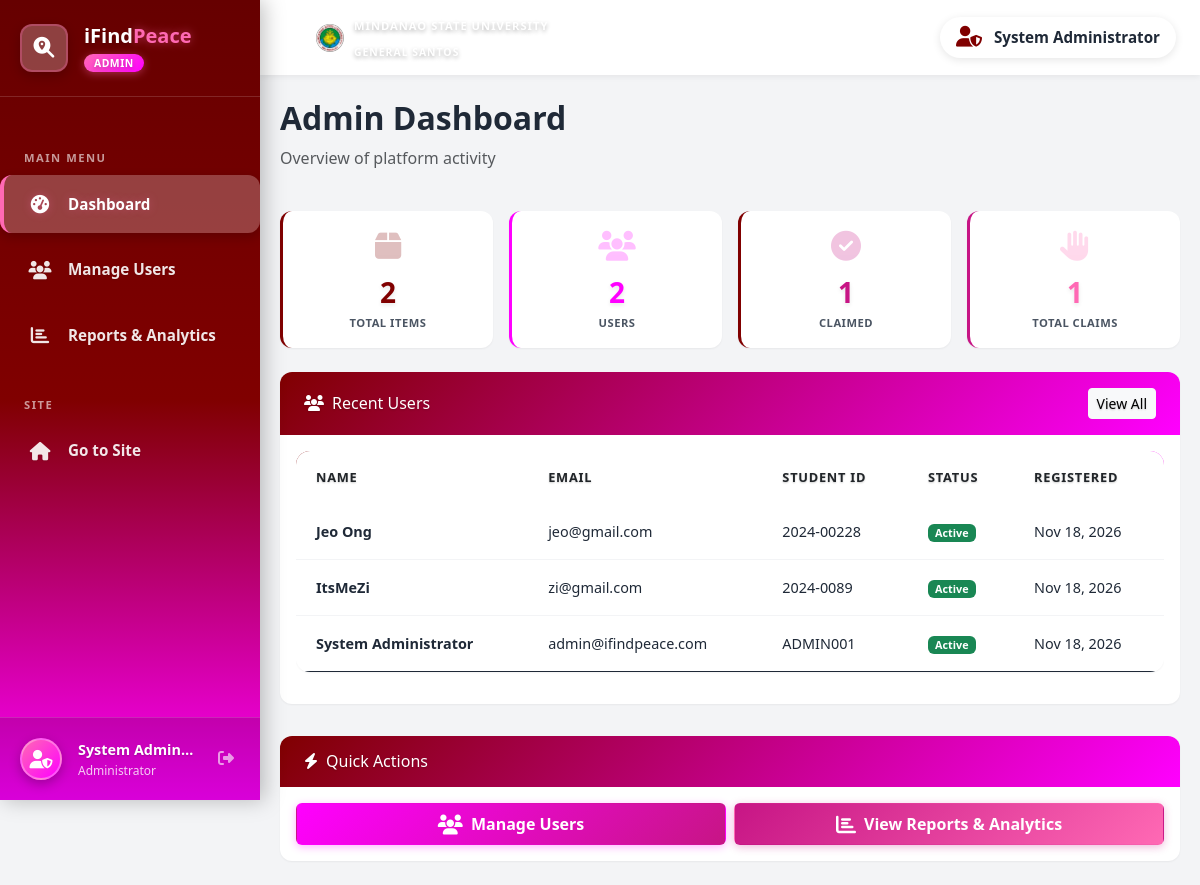
Page /admin/dashboard.php (signed in) on the committed database.
### tables this page shows
CREATE TABLE `users` (
  `user_id` int(11) NOT NULL,
  `student_id` varchar(20) NOT NULL,
  `full_name` varchar(100) NOT NULL,
  `email` varchar(100) NOT NULL,
  `password` varchar(255) NOT NULL,
  `phone` varchar(20) DEFAULT NULL,
  `course` varchar(100) DEFAULT NULL,
  `year_level` varchar(20) DEFAULT NULL,
  `user_type` enum('user','admin') DEFAULT 'user',
  `profile_picture` varchar(255) DEFAULT NULL,
  `honesty_pledge_signed` tinyint(1) DEFAULT 0,
  `pledge_signed_date` datetime DEFAULT NULL,
  `created_at` timestamp NOT NULL DEFAULT current_timestamp(),
  `updated_at` timestamp NOT NULL DEFAULT current_timestamp() ON UPDATE current_timestamp(),
  `status` enum('active','inactive','suspended') DEFAULT 'active'
);

### admin/dashboard.php (the view, shortened to what this page needs)
<?php
$conn = getDBConnection();
$stats_query = "SELECT
                (SELECT COUNT(*) FROM items) as total_items,
                (SELECT COUNT(*) FROM users WHERE user_type = 'user') as user_count,
                (SELECT COUNT(*) FROM items WHERE status = 'claimed') as claimed_count,
                (SELECT COUNT(*) FROM claims) as total_claims";
$stats = $conn->query($stats_query)->fetch_assoc();
$recent_users_query = "SELECT * FROM users ORDER BY created_at DESC LIMIT 5";
$recent_users = $conn->query($recent_users_query);
?>
<!DOCTYPE html>
<html lang="en">
<head>
    <link href="https://cdn.jsdelivr.net/npm/bootstrap@5.3.0/dist/css/bootstrap.min.css" rel="stylesheet">
    <link href="https://cdnjs.cloudflare.com/ajax/libs/font-awesome/6.4.0/css/all.min.css" rel="stylesheet">
    <link href="../assets/css/style.css" rel="stylesheet">
    <link href="../assets/css/sidebar.css" rel="stylesheet">
</head>
<body class="sidebar-layout">
    <?php include 'includes/sidebar.php'; ?>
    <div class="main-content">
        <div class="topbar">
            <div class="topbar-left">
                <div class="msu-nav-text ms-3 d-none d-lg-flex align-items-center">
                    <img src="../assets/images/msu-logo.jpg" alt="MSU Logo" class="msu-logo-icon me-2">
                    <div>
                        <small class="text-white" style="font-size: 0.7rem; letter-spacing: 1px; font-weight: 700; text-shadow: 0 2px 4px rgba(0,0,0,0.3);">MINDANAO STATE UNIVERSITY</small>
                        <br>
                        <small class="text-white" style="font-size: 0.65rem; letter-spacing: 1px; font-weight: 600; text-shadow: 0 2px 4px rgba(0,0,0,0.3);">GENERAL SANTOS</small>
                    </div>
                </div>
            </div>
            <div class="topbar-right">
                <div class="topbar-user">
                    <i class="fas fa-user-shield"></i>
                    <?php echo htmlspecialchars($_SESSION['full_name']); ?>
                </div>
            </div>
        </div>
        <div class="page-content">
        <div class="row mb-4">
            <div class="col-12">
                <h2 class="fw-bold">Admin Dashboard</h2>
                <p class="text-muted">Overview of platform activity</p>
            </div>
        </div>
        <div class="row g-3 mb-4">
            <div class="col-md-3">
                <div class="stat-card text-center">
                    <div class="stat-icon mb-1">
                        <i class="fas fa-box fa-lg" style="color: #800000;"></i>
                    </div>
                    <div class="stat-number" style="color: #800000;"><?php echo $stats['total_items']; ?></div>
                    <div class="stat-label">Total Items</div>
                </div>
            </div>
            <div class="col-md-3">
                <div class="stat-card success text-center">
                    <div class="stat-icon mb-1">
                        <i class="fas fa-users fa-lg" style="color: #ff00ff;"></i>
                    </div>
                    <div class="stat-number" style="color: #ff00ff;"><?php echo $stats['user_count']; ?></div>
                    <div class="stat-label">Users</div>
                </div>
            </div>
            <div class="col-md-3">
                <div class="stat-card text-center">
                    <div class="stat-icon mb-1">
                        <i class="fas fa-check-circle fa-lg" style="color: #c71585;"></i>
                    </div>
                    <div class="stat-number" style="color: #c71585;"><?php echo $stats['claimed_count']; ?></div>
                    <div class="stat-label">Claimed</div>
                </div>
            </div>
            <div class="col-md-3">
                <div class="stat-card warning text-center">
                    <div class="stat-icon mb-1">
                        <i class="fas fa-hand-paper fa-lg" style="color: #ff69b4;"></i>
                    </div>
                    <div class="stat-number" style="color: #ff69b4;"><?php echo $stats['total_claims']; ?></div>
                    <div class="stat-label">Total Claims</div>
                </div>
            </div>
        </div>
        <div class="row">
            <div class="col-12 mb-3">
                <div class="card">
                    <div class="card-header d-flex justify-content-between align-items-center">
                        <h6 class="mb-0"><i class="fas fa-users me-2"></i>Recent Users</h6>
                        <a href="users.php" class="btn btn-sm btn-light">View All</a>
                    </div>
                    <div class="card-body">
                        <?php if ($recent_users->num_rows > 0): ?>
                            <div class="table-responsive">
                                <table class="table">
                                    <thead>
                                        <tr>
                                            <th>Name</th>
                                            <th>Email</th>
                                            <th>Student ID</th>
                                            <th>Status</th>
                                            <th>Registered</th>
                                        </tr>
                                    </thead>
                                    <tbody>
                                        <?php while ($user = $recent_users->fetch_assoc()): ?>
                                            <tr>
                                                <td>
                                                    <strong><?php echo htmlspecialchars($user['full_name']); ?></strong>
                                                </td>
                                                <td><?php echo htmlspecialchars($user['email']); ?></td>
                                                <td><?php echo htmlspecialchars($user['student_id']); ?></td>
                                                <td>
                                                    <span class="badge bg-<?php echo $user['status'] == 'active' ? 'success' : 'danger'; ?>">
                                                        <?php echo ucfirst($user['status']); ?>
                                                    </span>
                                                </td>
                                                <td><?php echo date('M d, Y', strtotime($user['created_at'])); ?></td>
                                            </tr>
                                        <?php endwhile; ?>
                                    </tbody>
                                </table>
                            </div>
                        <?php else: ?>
                            <p class="text-muted text-center mb-0">No users yet</p>
                        <?php endif; ?>
                    </div>
                </div>
            </div>
        </div>
        <div class="row mt-3">
            <div class="col-12">
                <div class="card">
                    <div class="card-header">
                        <h6 class="mb-0"><i class="fas fa-bolt me-2"></i>Quick Actions</h6>
                    </div>
                    <div class="card-body">
                        <div class="row g-2">
                            <div class="col-md-6">
                                <a href="users.php" class="btn w-100 py-2" style="background: linear-gradient(135deg, #ff00ff 0%, #c71585 100%); color: white; font-weight: 700; padding: 0.625rem 1.25rem; box-shadow: 0 2px 8px rgba(255,0,255,0.3);">
                                    <i class="fas fa-users fa-lg me-1"></i>
                                    Manage Users
                                </a>
                            </div>
                            <div class="col-md-6">
                                <a href="reports.php" class="btn w-100 py-2" style="background: linear-gradient(135deg, #c71585 0%, #ff69b4 100%); color: white; font-weight: 700; padding: 0.625rem 1.25rem; box-shadow: 0 2px 8px rgba(199,21,133,0.3);">
                                    <i class="fas fa-chart-bar fa-lg me-1"></i>
                                    View Reports & Analytics
                                </a>
                            </div>
                        </div>
                    </div>
                </div>
            </div>
        </div>
        </div>
    </div>
</body>
</html>

### assets/css/style.css (style rules this page uses)
:root { --primary-color: #800000; --primary-dark: #600000; --secondary-color: #ff00ff; --accent-color: #c71585; --danger-color: #ef4444; --dark-color: #1f2937; --light-color: #f9fafb; --gradient-primary: linear-gradient(135deg, #800000 0%, #ff00ff 100%); --gradient-secondary: linear-gradient(135deg, #ff00ff 0%, #c71585 100%); --shadow-sm: 0 1px 2px 0 rgba(0, 0, 0, 0.05); --shadow-md: 0 4px 6px -1px rgba(0, 0, 0, 0.1); --shadow-lg: 0 10px 15px -3px rgba(0, 0, 0, 0.1); --shadow-xl: 0 20px 25px -5px rgba(0, 0, 0, 0.1); }
* { margin: 0; padding: 0; box-sizing: border-box; }
body { font-family: 'Segoe UI', Tahoma, Geneva, Verdana, sans-serif; background-color: #f3f4f6; color: #1f2937; line-height: 1.6; }
.msu-nav-text { border-left: 2px solid rgba(255, 255, 255, 0.3); padding-left: 12px; }
.msu-logo-icon { width: 36px; height: 36px; border-radius: 50%; object-fit: cover; border: 2px solid rgba(255, 255, 255, 0.5); box-shadow: 0 0 8px rgba(255, 255, 255, 0.2); }
.card { border: none; border-radius: 0.75rem; box-shadow: var(--shadow-sm); transition: all 0.3s ease; overflow: hidden; background: white; }
.card-header { background: linear-gradient(135deg, #800000 0%, #ff00ff 100%); color: white; font-weight: 700; border: none; padding: 1rem 1.5rem; font-size: 1rem; text-shadow: 0 1px 2px rgba(0,0,0,0.2); }
.card-body { padding: 1rem; }
.stat-card { background: white; border-radius: 0.75rem; padding: 1rem; box-shadow: var(--shadow-sm); transition: all 0.4s cubic-bezier(0.175, 0.885, 0.32, 1.275); border-left: 3px solid #800000; position: relative; overflow: hidden; }
.stat-card.success { border-left-color: #ff00ff; }
.stat-card.warning { border-left-color: #c71585; }
.stat-number { font-size: 1.75rem; font-weight: 800; color: #1f2937; text-shadow: 0 2px 4px rgba(0,0,0,0.1); position: relative; z-index: 1; }
.stat-label { color: #4b5563; font-weight: 700; text-transform: uppercase; letter-spacing: 0.5px; font-size: 0.7rem; position: relative; z-index: 1; }
.stat-icon { opacity: 0.25; font-size: 1.5rem !important; }
.table { background: white; border-radius: 0.875rem; overflow: hidden; box-shadow: var(--shadow-sm); }
.table thead { background: linear-gradient(135deg, #800000 0%, #ff00ff 100%); color: white; }
.table thead th { border: none; padding: 1rem 1.25rem; font-weight: 700; text-transform: uppercase; font-size: 0.8rem; letter-spacing: 0.75px; text-shadow: 0 1px 2px rgba(0,0,0,0.2); }
.table tbody tr { transition: all 0.3s ease; border-bottom: 1px solid #f3f4f6; }
.table tbody tr:last-child { border-bottom: none; }
.table tbody td { padding: 1rem 1.25rem; vertical-align: middle; font-size: 0.9rem; font-weight: 500; color: #1f2937; }

### assets/css/sidebar.css (style rules this page uses)
body.sidebar-layout { overflow-x: hidden; }
.main-content { margin-left: 260px; min-height: 100vh; background-color: #f3f4f6; transition: margin-left 0.3s ease; display: flex; flex-direction: column; }
.topbar { background: white; padding: 0.75rem 1.5rem; display: flex; align-items: center; justify-content: space-between; box-shadow: 0 2px 6px rgba(0,0,0,0.06); position: sticky; top: 0; z-index: 100; }
.topbar-left { display: flex; align-items: center; gap: 1rem; }
.topbar-right { display: flex; align-items: center; gap: 1rem; }
.topbar-user { display: flex; align-items: center; gap: 0.75rem; color: #1f2937; font-weight: 700; font-size: 0.95rem; padding: 0.5rem 1rem; background: white; border-radius: 50px; box-shadow: 0 2px 8px rgba(0,0,0,0.1); }
.topbar-user i { color: #800000; font-size: 1.3rem; }
.page-content { padding: 1.5rem 1.25rem; flex: 1; }
.msu-nav-text { display: flex; align-items: center; }
.msu-logo-icon { width: 32px; height: 32px; border-radius: 50%; object-fit: cover; }

### rows in the picture
users: full_name "Jeo Ong", email "jeo@gmail.com", student "2024-00228", status "Active", created_at "Nov 18, 2026"
users: full_name "ItsMeZi", email "zi@gmail.com", student "2024-0089", status "Active", created_at "Nov 18, 2026"
users: full_name "System Administrator", email "admin@ifindpeace.com", student "ADMIN001", status "Active", created_at "Nov 18, 2026"

### other values in the picture
$_SESSION['full_name'] "System Admin…"
$_SESSION['full_name'] "System Administrator"
$stats['total_items'] "2"
$stats['user_count'] "2"
$stats['claimed_count'] "1"
$stats['total_claims'] "1"
